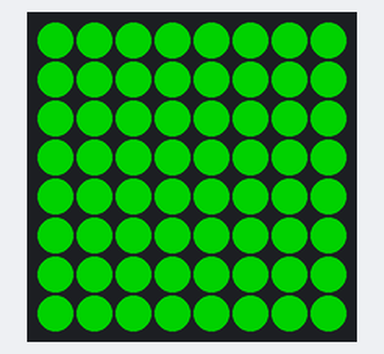
Bench run of a program on a simulated Raspberry Pi (BCM pin numbers) with a Sense HAT. On the bench: the Sense HAT's 8×8 RGB LED matrix. Dim RGB values are drawn brighter than linear; random numbers come from a fixed seed.

Above: at 0.1 s.
At 2.1 s:
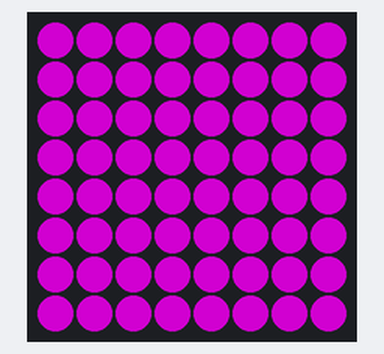
At 6.1 s:
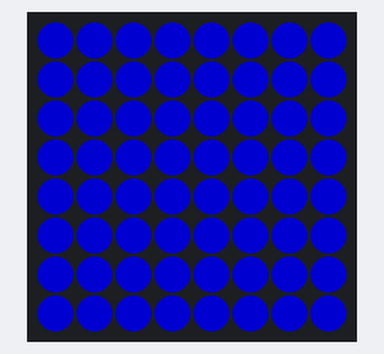
At 8.1 s:
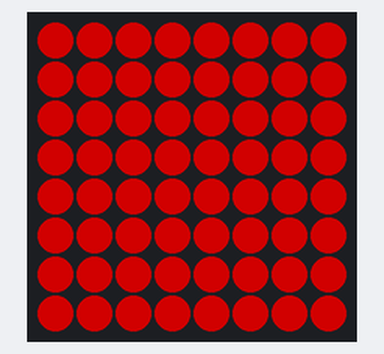
At 16.1 s:
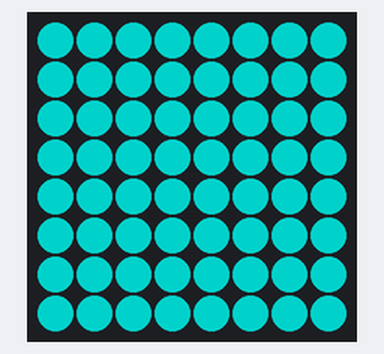
At 38.1 s:
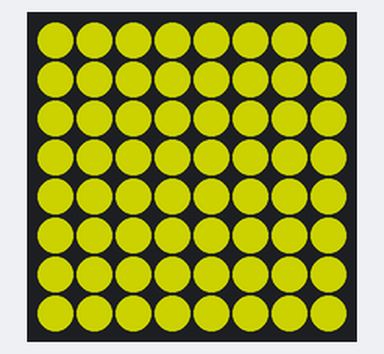

Measured:
- what the display in image 1 shows lasts 2.0 s, from 2.0 s to 4.0 s

The program:

funy_display.py
```python
import os
try:
    from sense_hat import SenseHat
    USING_8x8 = True
except ImportError:
    USING_8x8 = False
import random as rnd
import time

COL_DICT = {0: (0, 0, 0), 1: (0, 0, 0), 2: (0, 0, 0), 3: (0, 0, 0), 4: (0, 0, 0),
               5: (125, 0, 0), 6: (0, 125, 0), 7: (0, 0, 125),
               8: (125, 125, 0), 9: (125, 0, 125), 10: (0, 125, 125)}

def funy_display(mode: int = 0, delay: float = 0.1):

    def mode_0():
        return [COL_DICT[rnd.randint(0, 10)] for _ in range(64)]

    def mode_1():
        return [COL_DICT[rnd.randint(5, 10)]] * 64

    pattern_dict = {0: mode_0,
                    1: mode_1,
                    2: None}

    if USING_8x8:
        sense = SenseHat()
        sense.low_light = False

    while True:
        flatmat = pattern_dict[mode]()
        if USING_8x8:
            sense.set_pixels(flatmat)
        else:
            print(flatmat)
        time.sleep(delay)


if __name__ == "__main__":
    matrix_in = [[0, 0, 1, 0, 0, 1, 0, 0],
                 [0, 1, 0, 1, 1, 0, 1, 0],
                 [1, 0, 0, 0, 0, 0, 0, 1],
                 [1, 0, 0, 0, 0, 0, 0, 1],
                 [1, 1, 0, 0, 0, 0, 1, 0],
                 [0, 0, 1, 0, 0, 1, 0, 0],
                 [0, 0, 0, 1, 1, 0, 0, 0],
                 [0, 0, 0, 0, 0, 0, 0, 0]]

    _delay = 2
    _mode = 1
    funy_display(mode = _mode, delay=_delay)
```
